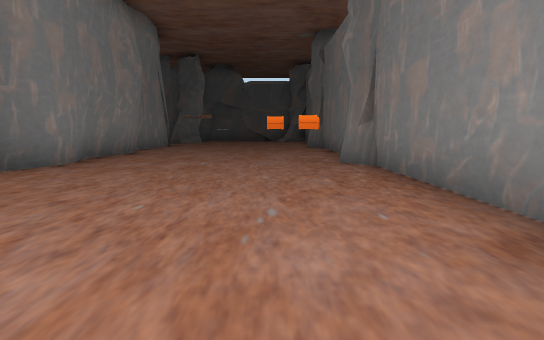
view 1 (above)

12 first-person views from a walk through a 3-D level made in the Unity game engine. The camera is 0.49 m above the floor, tilts 6° down and sees 70° across. The floor is counted in squares, 1 m on a side. Each view is taken from the middle of a square. On the plan, view 1 faces up. The plan holds only what a view shows up to about 9 squares ahead; the rest is blank. The place goes on beyond the plan. The player character is not drawn. Some animated figures are left out.

view 2
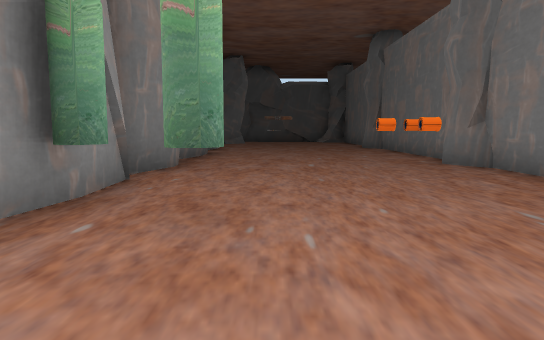

view 3
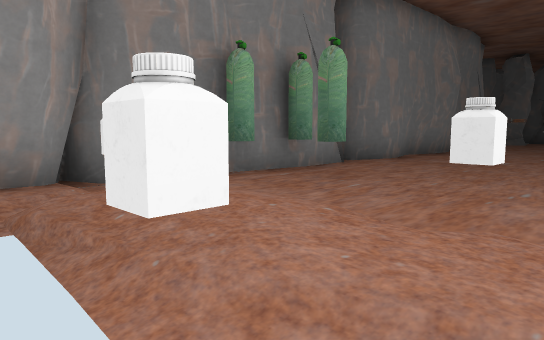

view 4
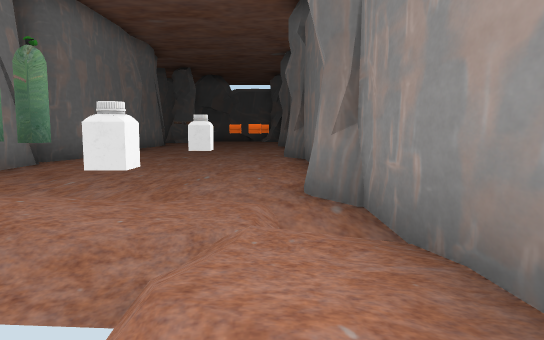

view 5
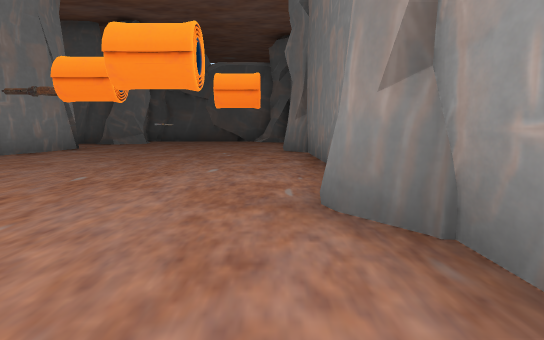

view 6
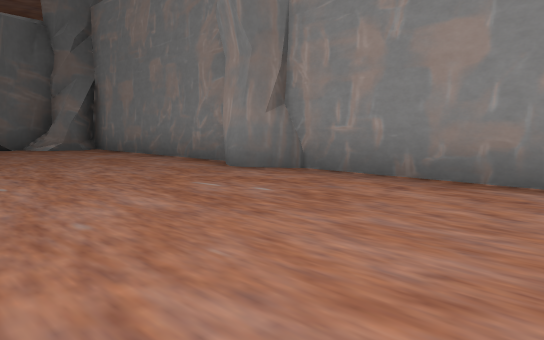

view 7
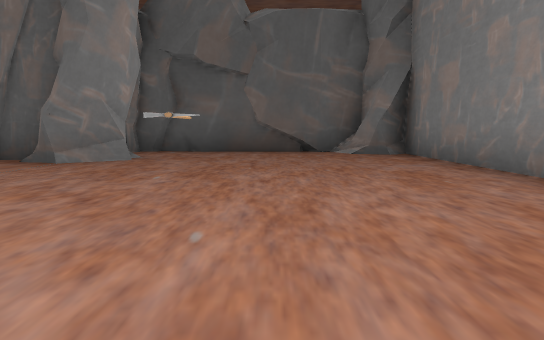

view 8
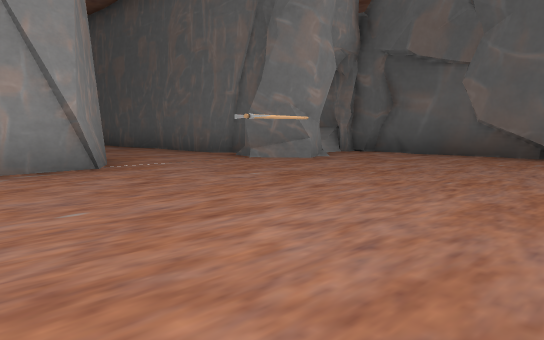

view 9
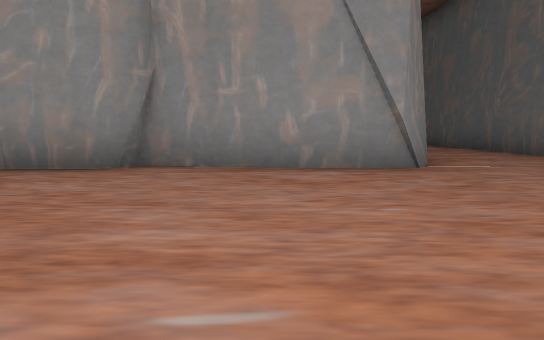

view 10
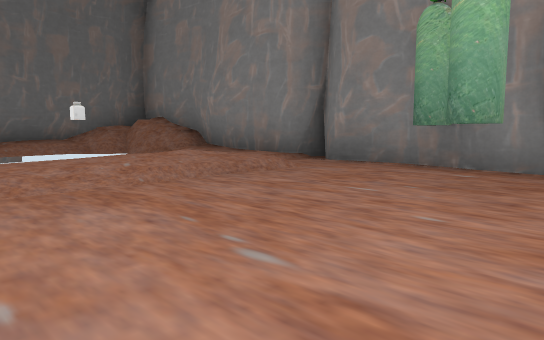

view 11
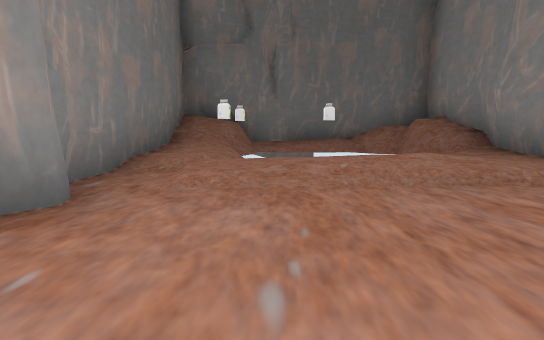

view 12
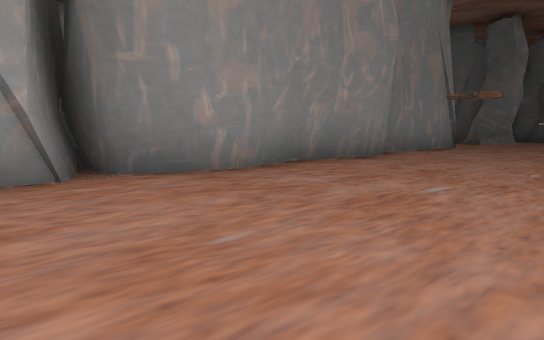

### Floor plan
Key: @ floor where view 1 was taken; # wall or solid block; . floor; / step, stairs or slope; = window, fence, low wall or low ledge; ^ raised ledge; v drop or lower ground; O other object.
Columns run from 8 left of view 1 to 2 right of it. Each row starts with its distance up from view 1.
 21     #####OO
 20    ^^....OO
 19     #.....#
 18 ####O.....#
 17 ..........#
 16  .....O...#
 15    ##.....O
 14     #.....O
 13     #.....#
 12     #.....#
 11     #.....#
 10     #.....#
  9     #.....#
  8     #....OO
  7     #...O.O
  6    ##....O#
  5    ##.....#
  4     #.....#
  3     OO....#
  2     O.....O
  1     #.....O
  0    ##///@/#
 -1     #/=O/O#
 -2     #/   /#
 -3     #^   /#
 -4     ##vvvv#
 -5     #######

Positions as (right, up) in squares from view 1, and headings:
1: (0, 0), facing up
2: (-2, 0), facing up
3: (1, -2), facing up-left
4: (1, -3), facing up
5: (1, 5), facing up
6: (-2, 10), facing up-right
7: (-1, 12), facing up
8: (1, 13), facing up-left
9: (1, 13), facing left
10: (1, 4), facing down-left
11: (0, 4), facing down
12: (0, 4), facing up-left
